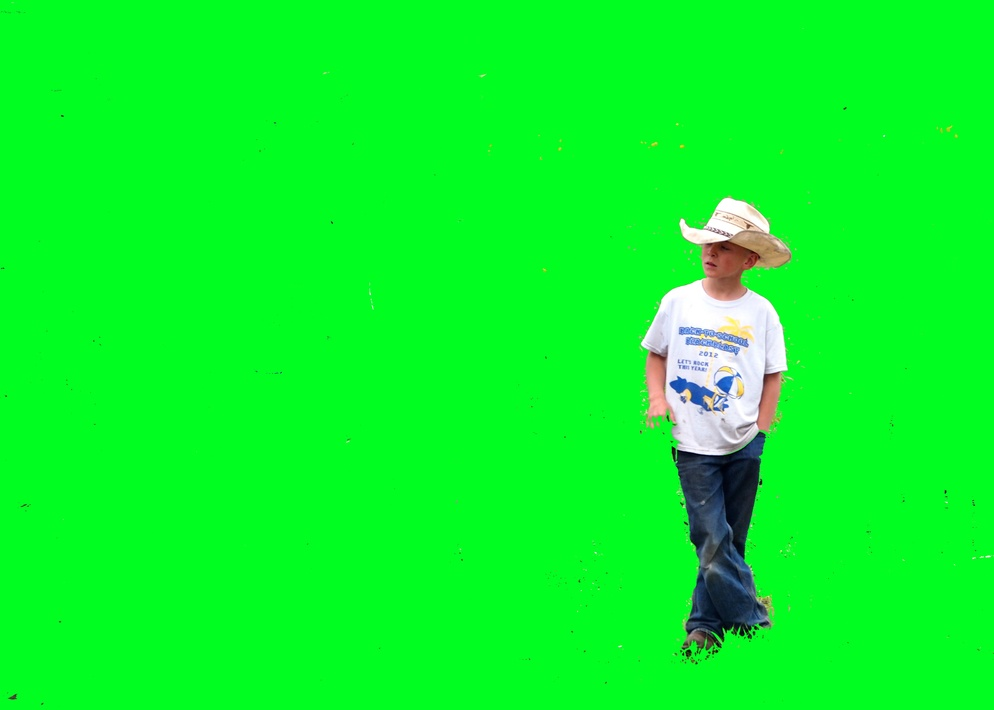
#> input picture data/dataset/mix_img/lab/boy.jpg, 994 x 710 px, shrunk from 3812 x 2721 before the run
$ python salmap_save.py ../../data/dataset/mix_img/lab/boy.jpg
#> lines starting #> are read from the running program, lines starting #| are printed output that depends on the picture
#coding: utf-8
import argparse
import cv2
import os

def argparser():
    """
    実行時に　オプションをつける
    image: 画像のフルパス
    --func: SR: SpectralResidual_create
            FG: FineGrained_create

    顕著性マップ
    SpectralResidual->
    FineGrained->エッジを含める
    """

    parser = argparse.ArgumentParser()
    parser.add_argument("image", type=str, help="input image")
    parser.add_argument("--func", type=str, choices=["SR", "FG"], default="SR")
    return parser.parse_args()


def main(dir_path):
    """

    """
#> called with dir_path = '../data/insta_salmap'
    args = argparser()

    img = cv2.imread(args.image)
#> img is the input picture: shape (710, 994, 3); mean B, G, R 39.7, 247.9, 8.6
    if img is None:
        exit()
    filename = os.path.basename(args.image)
    img_name = filename.split(".")[0] + "_salmap" +".png"

    saliency = None
    if args.func == "SR":
        saliency = cv2.saliency.StaticSaliencySpectralResidual_create()
    elif args.func == "FG":
        saliency = cv2.saliency.StaticSaliencyFineGrained_create()

    if saliency is None:
        exit()

    (success, saliencyMap) = saliency.computeSaliency(img)
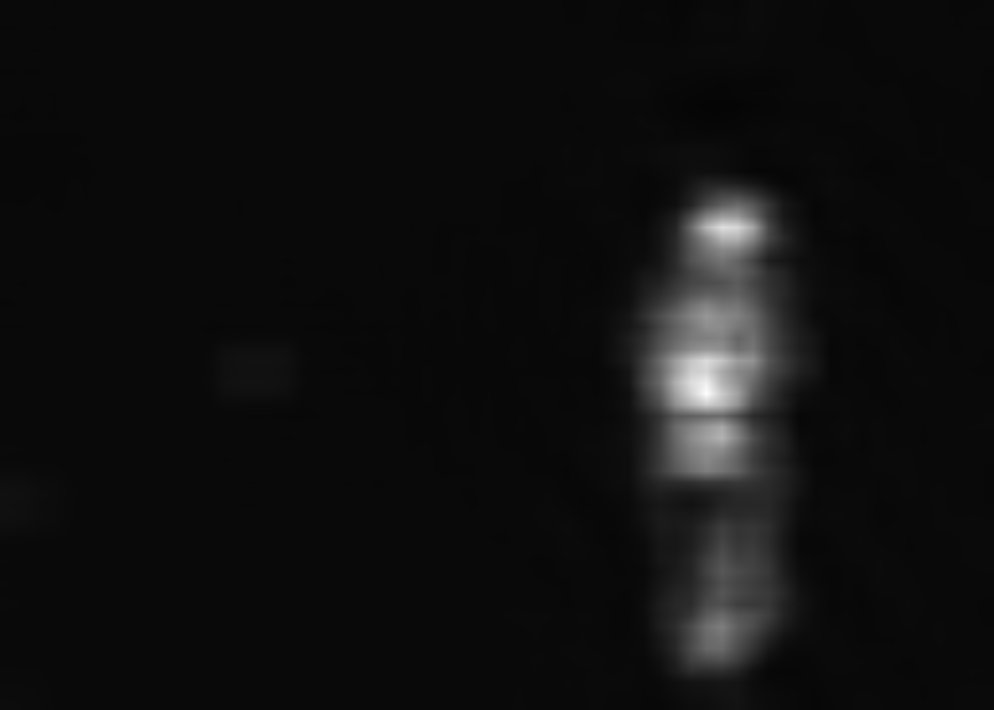
#> saliencyMap: shape (710, 994) float32; min 0.0201, max 0.996, mean 0.0633
#> success = True
    saliencyMap = (saliencyMap*255).astype("uint8")

    cv2.imwrite(dir_path+img_name,saliencyMap)

if __name__=="__main__":
    dir_path = "../data/insta_salmap"
    main(dir_path)
